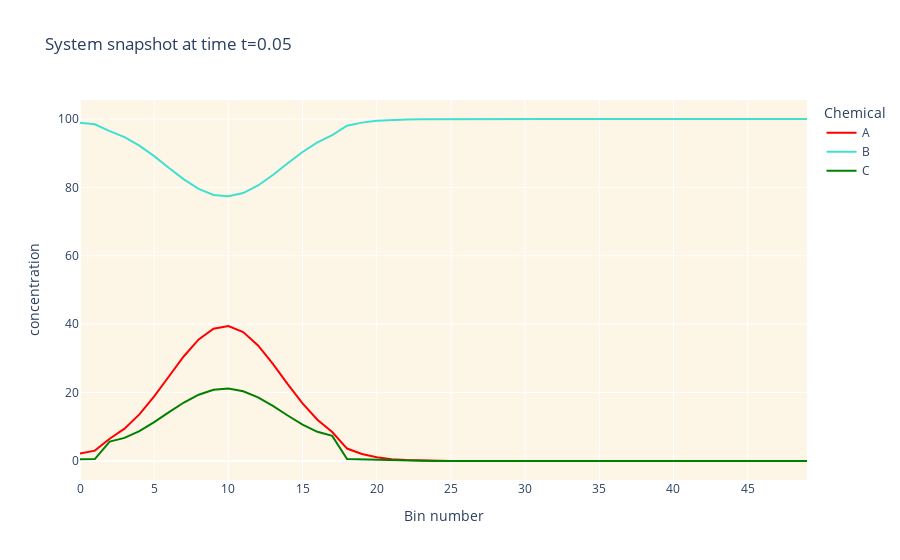

Notebook code for this chart:
### Markdown cell above
### Let's continue the reaction-diffusion

### Code cell
bio.react_diffuse(total_duration=0.025, time_step=0.001)
bio.visualize_system()

### Figure 1 — Plotly figure (JSON) as saved in the notebook; plotly's stock layout.template omitted (floating-point values rounded to 4 significant figures)
{"data": [{"hovertemplate": "Chemical=A<br>Bin number=%{x}<br>concentration=%{y}<extra></extra>", "legendgroup": "A", "line": {"color": "red", "dash": "solid"}, "marker": {"symbol": "circle"}, "mode": "lines", "name": "A", "orientation": "v", "showlegend": true, "type": "scatter", "x": [0, 1, 2, 3, 4, 5, 6, 7, 8, 9, 10, 11, 12, 13, 14, 15, 16, 17, 18, 19, 20, 21, 22, 23, 24, 25, 26, 27, 28, 29, 30, 31, 32, 33, 34, 35, 36, 37, 38, 39, 40, 41, 42, 43, 44, 45, 46, 47, 48, 49], "xaxis": "x", "y": [2.206, 3.033, 6.521, 9.464, 13.64, 18.89, 24.79, 30.63, 35.55, 38.7, 39.47, 37.71, 33.78, 28.41, 22.48, 16.84, 12.07, 8.469, 3.637, 2.057, 1.094, 0.5472, 0.257, 0.1133, 0.04682, 0.01813, 0.006576, 0.002233, 0.0007106, 0.000212, 5.942e-05, 1.569e-05, 3.925e-06, 9.361e-07, 2.148e-07, 4.79e-08, 1.047e-08, 2.259e-09, 4.804e-10, 1.002e-10, 2.03e-11, 3.961e-12, 7.377e-13, 1.304e-13, 2.176e-14, 3.423e-15, 5.065e-16, 7.045e-17, 9.225e-18, 1.263e-18], "yaxis": "y"}, {"hovertemplate": "Chemical=B<br>Bin number=%{x}<br>concentration=%{y}<extra></extra>", "legendgroup": "B", "line": {"color": "turquoise", "dash": "solid"}, "marker": {"symbol": "circle"}, "mode": "lines", "name": "B", "orientation": "v", "showlegend": true, "type": "scatter", "x": [0, 1, 2, 3, 4, 5, 6, 7, 8, 9, 10, 11, 12, 13, 14, 15, 16, 17, 18, 19, 20, 21, 22, 23, 24, 25, 26, 27, 28, 29, 30, 31, 32, 33, 34, 35, 36, 37, 38, 39, 40, 41, 42, 43, 44, 45, 46, 47, 48, 49], "xaxis": "x", "y": [98.91, 98.44, 96.43, 94.7, 92.23, 89.13, 85.69, 82.34, 79.56, 77.81, 77.38, 78.36, 80.56, 83.61, 87.04, 90.35, 93.16, 95.28, 98.05, 98.94, 99.46, 99.74, 99.89, 99.95, 99.98, 99.99, 100.0, 100.0, 100.0, 100.0, 100.0, 100.0, 100.0, 100.0, 100.0, 100.0, 100.0, 100.0, 100.0, 100.0, 100.0, 100.0, 100.0, 100, 100, 100, 100, 100, 100, 100], "yaxis": "y"}, {"hovertemplate": "Chemical=C<br>Bin number=%{x}<br>concentration=%{y}<extra></extra>", "legendgroup": "C", "line": {"color": "green", "dash": "solid"}, "marker": {"symbol": "circle"}, "mode": "lines", "name": "C", "orientation": "v", "showlegend": true, "type": "scatter", "x": [0, 1, 2, 3, 4, 5, 6, 7, 8, 9, 10, 11, 12, 13, 14, 15, 16, 17, 18, 19, 20, 21, 22, 23, 24, 25, 26, 27, 28, 29, 30, 31, 32, 33, 34, 35, 36, 37, 38, 39, 40, 41, 42, 43, 44, 45, 46, 47, 48, 49], "xaxis": "x", "y": [0.5185, 0.5515, 5.671, 6.76, 8.748, 11.37, 14.29, 17.1, 19.39, 20.82, 21.17, 20.38, 18.6, 16.11, 13.31, 10.65, 8.543, 7.356, 0.5749, 0.4469, 0.2993, 0.1794, 0.09792, 0.04918, 0.02286, 0.009867, 0.003966, 0.001487, 0.0005213, 0.0001711, 5.269e-05, 1.527e-05, 4.179e-06, 1.086e-06, 2.7e-07, 6.466e-08, 1.505e-08, 3.429e-09, 7.678e-10, 1.688e-10, 3.627e-11, 7.56e-12, 1.517e-12, 2.907e-13, 5.293e-14, 9.121e-15, 1.483e-15, 2.271e-16, 3.279e-17, 4.997e-18], "yaxis": "y"}], "layout": {"autosize": true, "legend": {"title": {"text": "Chemical"}, "tracegroupgap": 0}, "plot_bgcolor": "oldlace", "title": {"text": "System snapshot at time t=0.05"}, "xaxis": {"anchor": "y", "autorange": true, "domain": [0, 1], "range": [0, 49], "title": {"text": "Bin number"}, "type": "linear"}, "yaxis": {"anchor": "x", "autorange": true, "domain": [0, 1], "range": [-5.556, 105.6], "title": {"text": "concentration"}, "type": "linear"}}}
